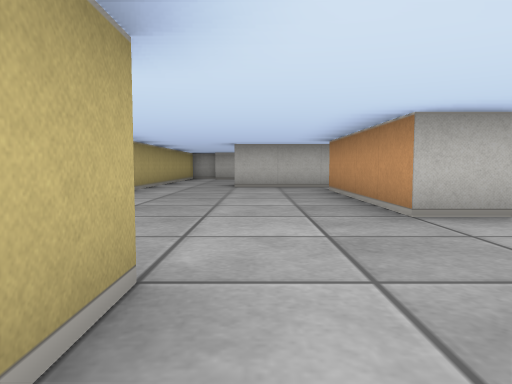
view 1 (above)

16 first-person views from a walk through a cub3D level. The camera is about half as high as the walls, tilts 4° down and sees 70° across. The floor is counted in squares. Each view is taken from the middle of a square. On the plan, view 1 faces up. The plan holds only what a view shows up to about 9 squares ahead; the rest is blank.

view 2
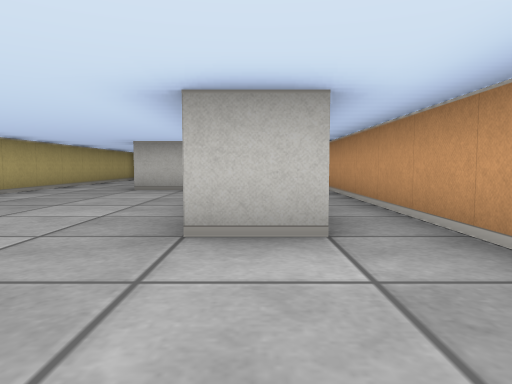

view 3
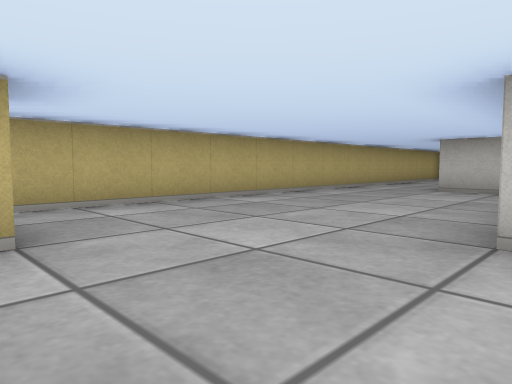

view 4
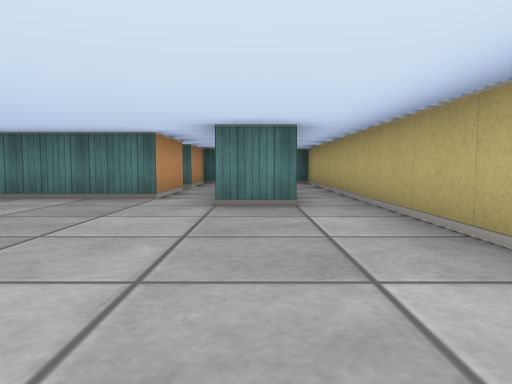

view 5
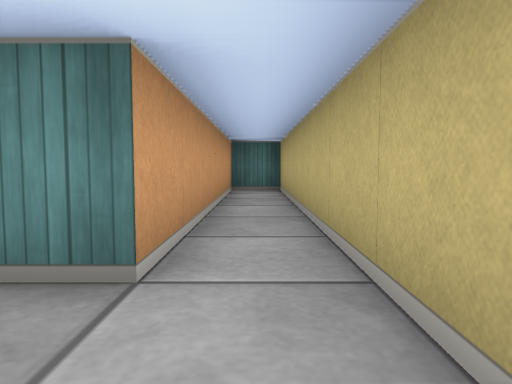

view 6
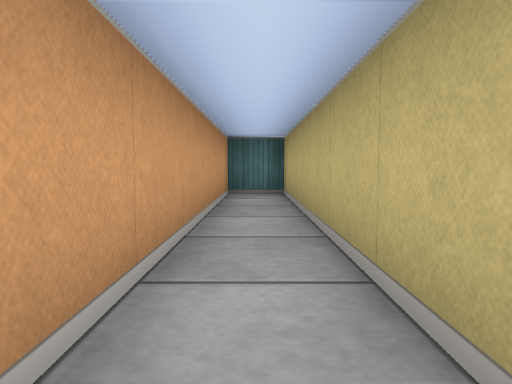

view 7
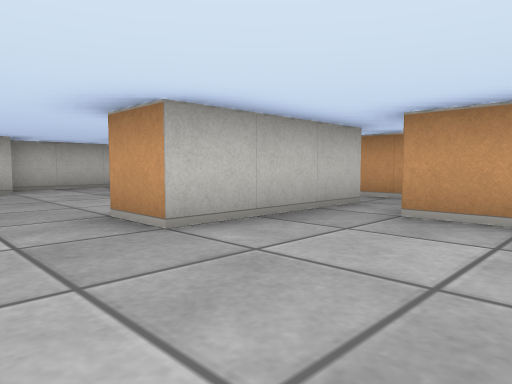

view 8
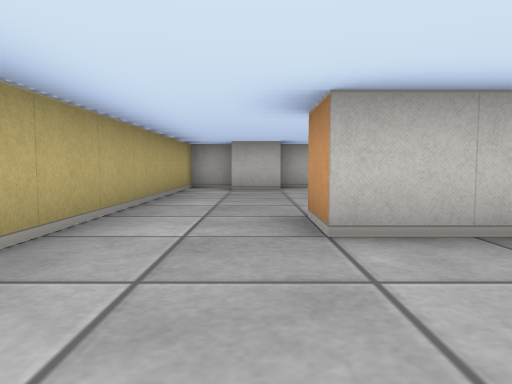

view 9
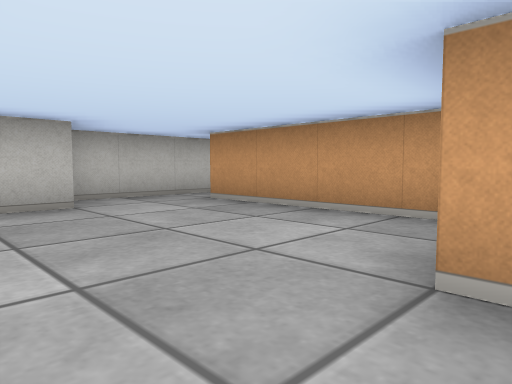

view 10
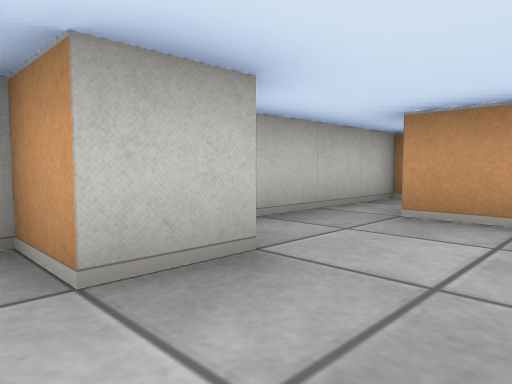

view 11
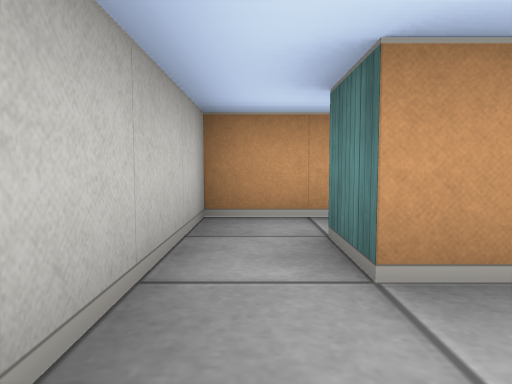

view 12
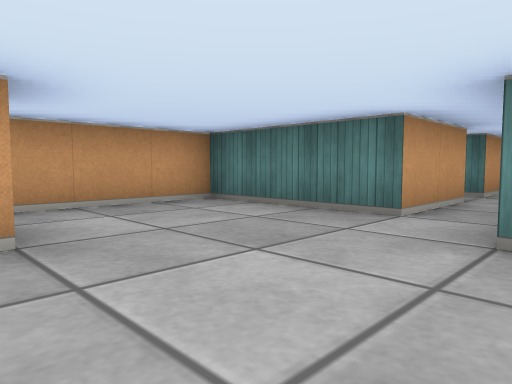

view 13
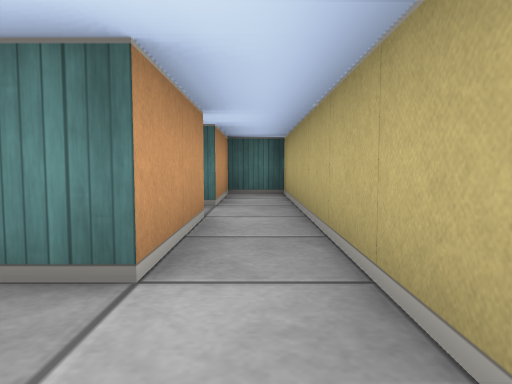

view 14
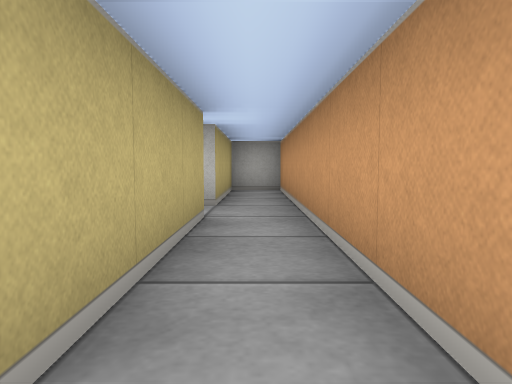

view 15
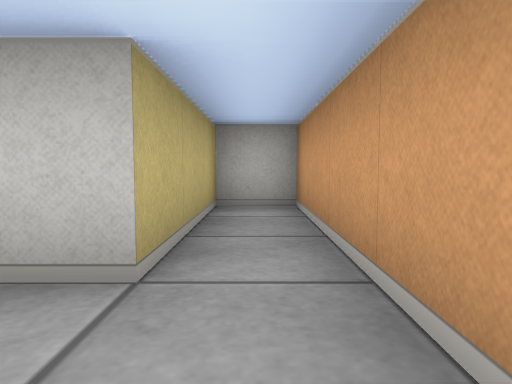

view 16
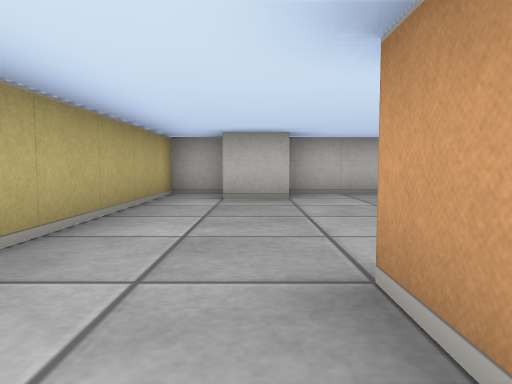

### Floor plan
Points are (right, up) in squares from view 1. A wall is a line through its corners. A room is listed if a view was taken in it or the views show most of it. See-through windows are left out.
Room 1 (views 1, 2, 3, 4, 5, 6, 7, 8, 9, 12, 13, 14, 15, 16)
walls: (2.6, 3.5) (1.5, 3.5) (1.5, 7.5); (2.5, 7.5) (2.5, 4.6); (0.5, -1.5) (0.5, 0.5) (3.5, 0.5) (3.5, 11.5) (2.5, 11.5) (2.5, 8.5) (-0.5, 8.5) (-0.5, 9.5); (-2.5, 9.5) (-2.5, -4.5) (-1.5, -4.5) (-1.5, 1.5) (-0.5, 1.5) (-0.5, -1.5)
ways out: opening at (-1.5, 9) to room 2; opening at (0, -0.5) to room 3
Room 2 (views 10, 11)
walls: (-0.4, 13.5) (-1.5, 13.5) (-1.5, 14.5) (-2.5, 14.5) (-2.5, 9.5); (1.5, 10.1) (1.5, 13.5) (2.5, 13.5); (3.5, 13.2) (3.5, 14.5) (-0.5, 14.5)
ways out: opening at (-1.5, 9) to room 1
Room 3 (no view inside)
walls: (-0.5, -1.5) (-0.5, -4.5) (0.5, -4.5) (0.5, -2.5)
ways out: opening at (0, -0.5) to room 1; opening at (1, -2)

Positions as (right, up) in squares from view 1, and headings:
1: (0, 0), facing up
2: (2, 1), facing up
3: (2, 1), facing up-left
4: (-1, 6), facing down
5: (-2, 3), facing down
6: (-2, 2), facing down
7: (-2, 6), facing up-right
8: (-1, 6), facing up
9: (-2, 9), facing up-right
10: (-2, 12), facing up-right
11: (0, 14), facing right
12: (-1, 4), facing down-right
13: (0, 2), facing down
14: (3, 4), facing up
15: (3, 7), facing up
16: (-1, 8), facing up
